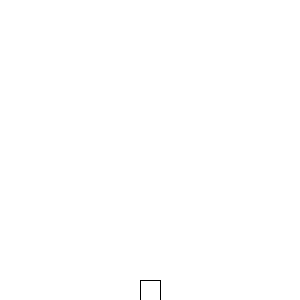
Frame 1 (no input)
Frame 60 (the mouse pressed at the canvas centre just before this capture): identical to frame 1, image omitted
Frame 120 (the mouse held since frame 60 and released just before this capture): identical to frame 1, image omitted

The Processing sketch that drew this single still picture (run headless with seeded random() and noise(); from frame 60 on, the mouse is pressed at the canvas centre):

// Processing sketch: Jump
// ── Jump.pde
float position = 280;
float momentum = 0;
float gravity = 2;

void setup() {
  size(300, 300);
}

void draw() {
  background(255);
  if (position >= 280) {
    momentum = 0;
    position = 280;
  }
  if (keyPressed == true && position >= 280) {
    momentum = 30;
  }
  if (position < 280) { 
    momentum = momentum - gravity;
  }
  position = position - momentum;
  rect(width/2-10, position, 20, 20);
}
